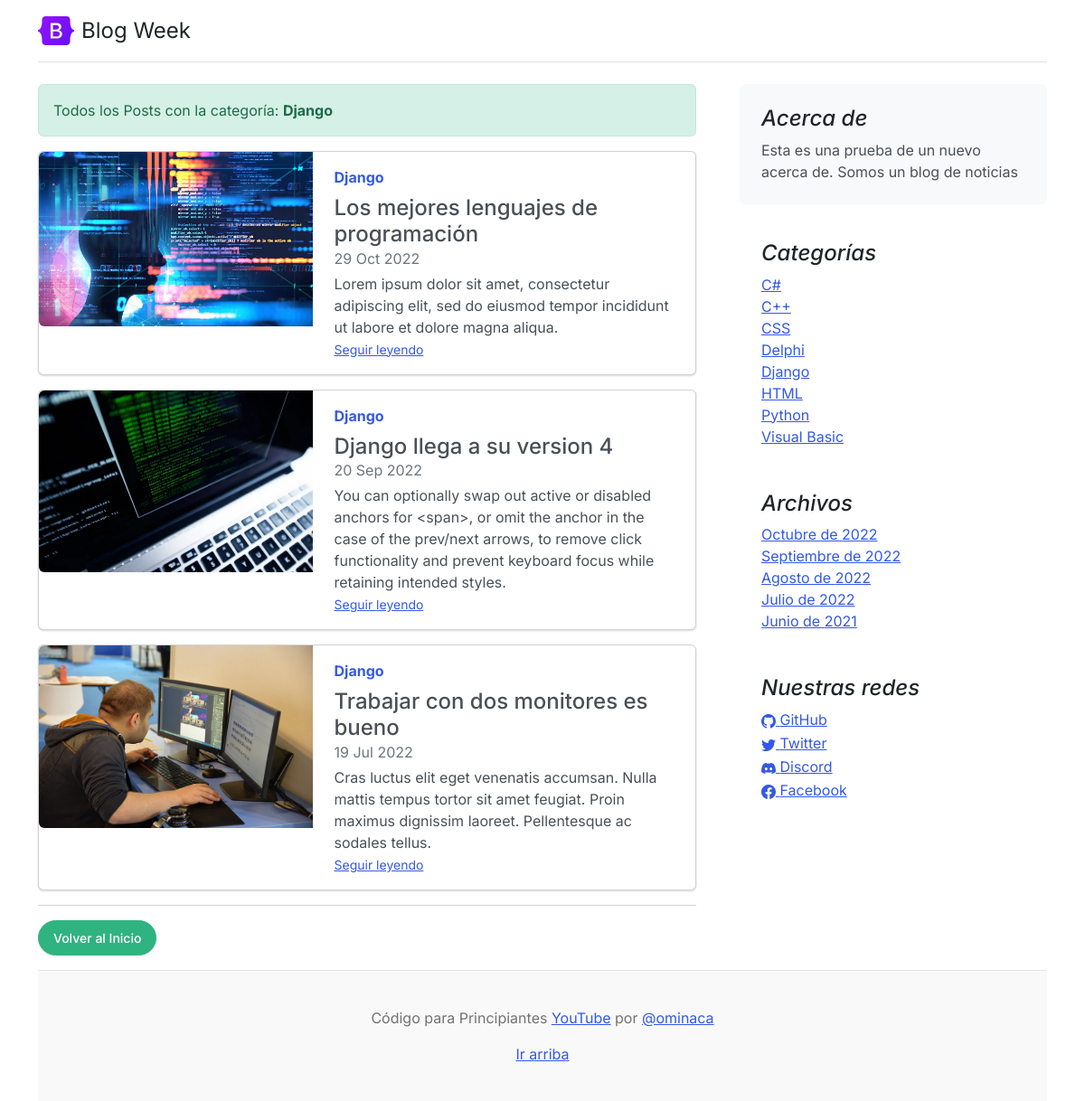
Page /category/2 on the committed database.
### core/models.py (models this page shows, shortened)
class Category (models.Model):
	name = models.CharField(max_length=200, unique=True, verbose_name='Nombre')
	active = models.BooleanField(default=True, verbose_name='Activo')
	created = models.DateTimeField(auto_now_add=True, verbose_name='Fecha de creación')
	updated = models.DateTimeField(auto_now=True, verbose_name='Fecha de modificación')
	class Meta:
		verbose_name = 'Categoría'
		verbose_name_plural = 'Categorías'
		ordering = ['name']
	def __str__(self):
		return self.name

class Post(models.Model):
	title = models.CharField(max_length=250, verbose_name='Título')
	excerpt = models.TextField(verbose_name='Bajada')
	content = RichTextField(verbose_name='Contenido')
	image = models.ImageField(upload_to='posts', null=True, blank=True, verbose_name='Imagen')
	published = models.BooleanField(default=False, verbose_name='Publicado')
	category = models.ForeignKey(Category, on_delete=models.CASCADE, related_name='get_posts', verbose_name='Categoría')
	author = models.ForeignKey(User, on_delete=models.CASCADE, related_name='get_posts', verbose_name='Autor')
	tags = models.ManyToManyField(Tag, verbose_name='Etiquetas')
	likes = models.ManyToManyField(User, related_name='blog_posts', verbose_name='Me Gusta')
	created = models.DateTimeField(auto_now_add=True, verbose_name='Fecha de creación')
	updated = models.DateTimeField(auto_now=True, verbose_name='Fecha de modificación')
	class Meta:
		verbose_name = 'Publicación'
		verbose_name_plural = 'Publicaciones'
		ordering = ['-created']

class About(models.Model):
	description = models.CharField(max_length=350, verbose_name='Descripción')
	created = models.DateTimeField(auto_now_add=True, verbose_name='Fecha de creación')
	updated = models.DateTimeField(auto_now=True, verbose_name='Fecha de modificación')
	class Meta:
		verbose_name = 'Acerca de'
		verbose_name_plural = 'Acerca de Nosotros'
		ordering = ['-created']
	def __str__(self):
		return self.description

class Link(models.Model):
	key = models.CharField(max_length=100, verbose_name='Key Link')
	name = models.CharField(max_length=120, verbose_name='Red Social')
	url = models.URLField(max_length=350, blank=True, null=True, verbose_name='Enlace')
	icon = models.CharField(max_length=100, blank=True, null=True, verbose_name='Icono')
	created = models.DateTimeField(auto_now_add=True, verbose_name='Fecha de creación')
	updated = models.DateTimeField(auto_now=True, verbose_name='Fecha de modificación')
	class Meta:
		verbose_name = 'Red Social'
		verbose_name_plural = 'Redes Sociales'
		ordering = ['name']

### core/views.py (the view)
# urls.py: path('category/<int:category_id>', category, name='category'),
def category(request, category_id):
    try:
        category = get_object_or_404(Category, id=category_id)
        return render(request, 'core/category.html', {'category':category})
    except:
        return render(request, 'core/404.html')

### core/processors.py (called while the page is built)
def ctx_dic_about(request):
	ctx_about = {}
	ctx_about['ABOUT'] = About.objects.latest('created')
	return ctx_about

def ctx_dic_category(request):
	ctx_category = {}
	ctx_category['categories'] = Category.objects.filter(active=True)
	return ctx_category

def ctx_dic_history(request):
	ctx_history = {}
	ctx_history['dates'] = Post.objects.dates('created', 'month', order='DESC').distinct()
	return ctx_history

def ctx_dic_link(request):
	ctx_link = {}
	links = Link.objects.all()
	for link in links:
		ctx_link[link.key] = {'url':link.url, 'icon':link.icon}
	return ctx_link

### core/templates/core/category.html
{% extends 'core/base.html' %}
{% load static %}
{% block content %}
<div class="alert alert-success" role="alert">
    Todos los Posts con la categoría: <strong>{{ category.name }}</strong>
</div>
{% for post in category.get_posts.all %}
    <div class="card mb-3">
        <div class="row g-0">
            <div class="col-md-5">
                <img src={{ post.image.url }} class="img-fluid rounded-start" alt="...">
            </div>
            <div class="col-md-7">
                <div class="card-body">
                    <strong class="d-inline-block mb-2 text-primary">{{ post.category }}</strong>
                    <h4 class="mb-0">{{ post.title }}</h4>
                    <div class="mb-1 text-muted">{{ post.created|date:"d M Y" }}</div>
                    <p class="card-text mb-auto">{{ post.excerpt }}</p>
                    <p class="card-text"><small class="text-muted"><a href={% url 'post' post.id %} class="stretched-link">Seguir leyendo</a></small></p>
                </div>
            </div>
        </div>
    </div>
{% empty %}
    <div class="alert alert-danger" role="alert">
        <strong>No existen Posts con la categoría: {{ category.name }}</strong>
    </div>
{% endfor %}
<hr>
{% if request.path != '/' %}
    <div class="my-3">
        <a class="btn btn-success rounded-pill" href={% url 'home' %}>Volver al Inicio</a>
    </div>
{% endif %}
{% endblock %}

### core/templates/core/base.html (shortened to what this page needs)
<!doctype html>
<html lang="es">
<head>
    <link rel="stylesheet" href="https://cdn.jsdelivr.net/npm/bootstrap-icons@1.9.1/font/bootstrap-icons.css">
    {% load static %}
    <link href={% static 'core/css/bootstrap.min.css' %} rel="stylesheet">
    <link href={% static 'core/css/blog.css' %} rel="stylesheet">
</head>
<body>
  <div class="container">
    <header class="d-flex flex-wrap justify-content-center py-3 mb-4 border-bottom">
      <a href="/" class="d-flex align-items-center mb-3 mb-md-0 me-md-auto text-dark text-decoration-none">
        <img class="bi me-2" width="40" height="32" src={% static 'core/img/bootstrap-logo.svg' %}>
        <span class="fs-4">Blog Week</span>
      </a>
    </header>
    <main class="mt-2">
      <section class="row g-5">
        <div class="col-md-8">
            {% block content %} {% endblock %}
        </div>
        <aside class="col-md-4">
          <div class="position-sticky" style="top: 2rem;">
            <div class="p-4 mb-3 bg-light rounded">
              <h4 class="fst-italic">Acerca de</h4>
              <p class="mb-0">{{ ABOUT }}</p>
            </div>
            <div class="p-4">
              <h4 class="fst-italic">Categorías</h4>
              <ol class="list-unstyled mb-0">
                {% for item in categories %}
                  <li><a href={% url 'category' item.id %}>{{ item.name }}</a></li>
                {% endfor %}
              </ol>
            </div>
            <div class="p-4">
              <h4 class="fst-italic">Archivos</h4>
              <ol class="list-unstyled mb-0">
                {% for item in dates %}
                  <li>
                    {% if item.month == 6 %}<a href={% url 'dates' item.month item.year %}>Junio de {{ item.year }}</a>{% endif %}
                    {% if item.month == 7 %}<a href={% url 'dates' item.month item.year %}>Julio de {{ item.year }}</a>{% endif %}
                    {% if item.month == 8 %}<a href={% url 'dates' item.month item.year %}>Agosto de {{ item.year }}</a>{% endif %}
                    {% if item.month == 9 %}<a href={% url 'dates' item.month item.year %}>Septiembre de {{ item.year }}</a>{% endif %}
                    {% if item.month == 10 %}<a href={% url 'dates' item.month item.year %}>Octubre de {{ item.year }}</a>{% endif %}
                  </li>
                {% endfor %}
              </ol>
            </div>
            <div class="p-4">
              <h4 class="fst-italic">Nuestras redes</h4>
              <ol class="list-unstyled">
                {% if LINK_GITHUB.url %}
                  <li><a href={{ LINK_GITHUB.url }}><i class="{{ LINK_GITHUB.icon }}"></i> GitHub</a></li>
                {% endif %}
                {% if LINK_TWITTER.url %}
                  <li><a href={{ LINK_TWITTER.url }}><i class="{{ LINK_TWITTER.icon }}"></i> Twitter</a></li>
                {% endif %}
                {% if LINK_DISCORD.url %}
                  <li><a href={{ LINK_DISCORD.url }}><i class="{{ LINK_DISCORD.icon }}"></i> Discord</a></li>
                {% endif %}
                {% if LINK_FACEBOOK.url %}
                  <li><a href={{ LINK_FACEBOOK.url }}><i class="{{ LINK_FACEBOOK.icon }}"></i> Facebook</a></li>
                {% endif %}
              </ol>
            </div>
          </div>
        </aside>
      </section>
    </main>
    <footer class="blog-footer">
      <p>Código para Principiantes <a href="https://www.youtube.com/channel/UCojloc55DB6zD6zB7-kTWWQ">YouTube</a> por <a href="https://twitter.com/ominaca">@ominaca</a></p>
      <p>
        <a href="#">Ir arriba</a>
      </p>
    </footer>
  </div>
</body>
</html>

### core/static/core/css/blog.css (style rules this page uses)
.blog-footer { padding: 2.5rem 0; color: #727272; text-align: center; background-color: #f9f9f9; border-top: .05rem solid #e5e5e5; }
.blog-footer p:last-child { margin-bottom: 0; }
.bi { vertical-align: -.125em; fill: currentColor; }

### rows in the picture
Category: name "Django"
Post: image (picture), category "Django", title "Los mejores lenguajes de programación", created "29 Oct 2022", excerpt "Lorem ipsum dolor sit amet, consectetur adipiscing elit, sed do eiusmod tempor incididunt ut labore et dolore magna aliqua."
Post: image (picture), category "Django", title "Django llega a su version 4", created "20 Sep 2022", excerpt "You can optionally swap out active or disabled anchors for <span>, or omit the anchor in the case of the prev/next arrows, to remove click functionality and prevent keyboard focus while retaining intended styles."
Post: image (picture), category "Django", title "Trabajar con dos monitores es bueno", created "19 Jul 2022", excerpt "Cras luctus elit eget venenatis accumsan. Nulla mattis tempus tortor sit amet feugiat. Proin maximus dignissim laoreet. Pellentesque ac sodales tellus."
About: description "Esta es una prueba de un nuevo acerca de. Somos un blog de noticias"
Category: name "C#"
Category: name "C++"
Category: name "CSS"
Category: name "Delphi"
Category: name "HTML"
Category: name "Python"
Category: name "Visual Basic"

### other values in the picture
{{ item.year }} "2022"
{{ item.year }} "2021"
